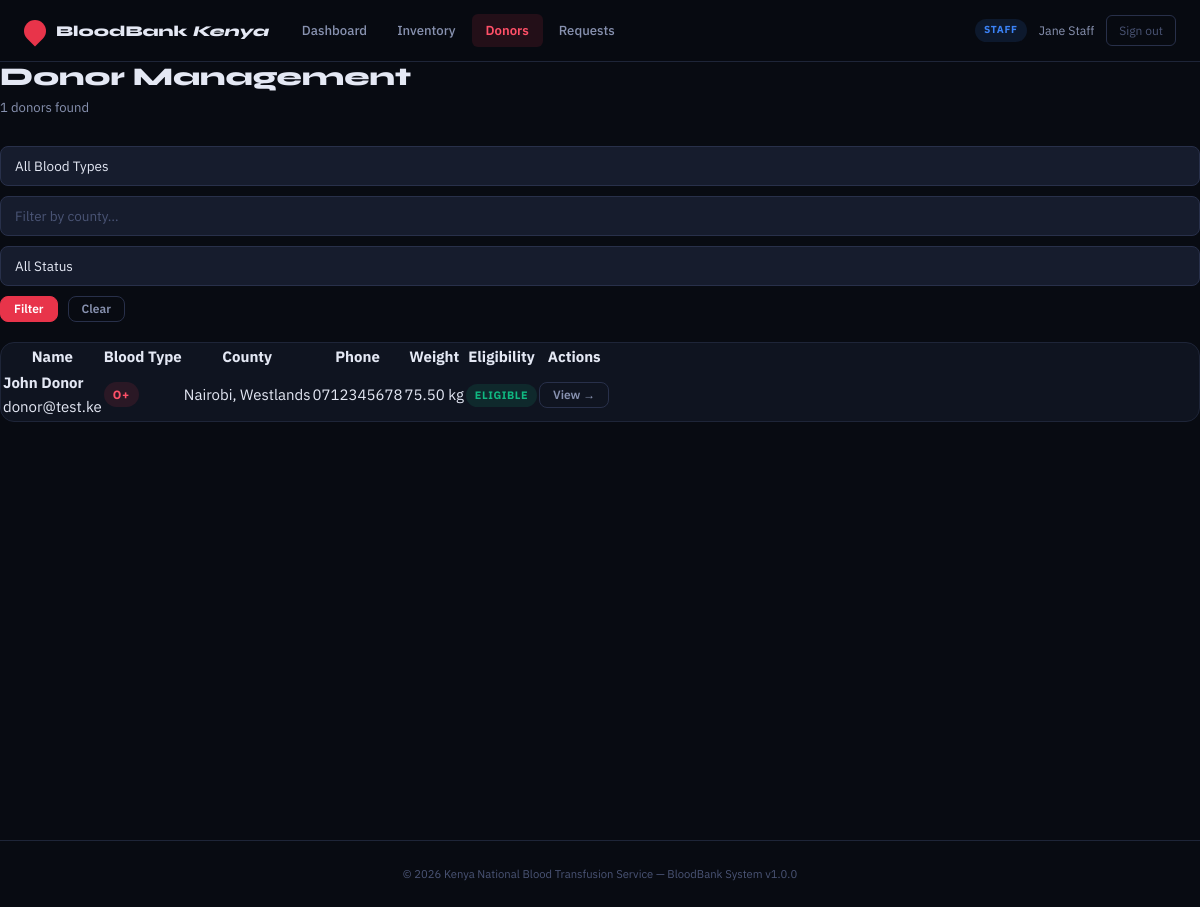
Page /staff/donors (signed in) on the committed database.
### tables this page shows
CREATE TABLE donors (
    id INT AUTO_INCREMENT PRIMARY KEY,
    user_id INT NOT NULL,
    national_id VARCHAR(20) UNIQUE NOT NULL,
    phone VARCHAR(20),
    date_of_birth DATE NOT NULL,
    gender ENUM('male', 'female', 'other') NOT NULL,
    blood_type ENUM('A+', 'A-', 'B+', 'B-', 'AB+', 'AB-', 'O+', 'O-') NOT NULL,
    weight_kg DECIMAL(5,2),
    county VARCHAR(100),
    town VARCHAR(100),
    medical_notes TEXT,
    is_eligible BOOLEAN DEFAULT TRUE,
    deferral_until DATE NULL,
    deferral_reason VARCHAR(255),
    created_at TIMESTAMP DEFAULT CURRENT_TIMESTAMP,
    updated_at TIMESTAMP DEFAULT CURRENT_TIMESTAMP ON UPDATE CURRENT_TIMESTAMP,
    FOREIGN KEY (user_id) REFERENCES users(id) ON DELETE CASCADE
);

CREATE TABLE users (
    id INT AUTO_INCREMENT PRIMARY KEY,
    name VARCHAR(255) NOT NULL,
    email VARCHAR(255) UNIQUE NOT NULL,
    password_hash VARCHAR(255) NOT NULL,
    role ENUM('donor', 'staff', 'hospital') NOT NULL,
    created_at TIMESTAMP DEFAULT CURRENT_TIMESTAMP,
    updated_at TIMESTAMP DEFAULT CURRENT_TIMESTAMP ON UPDATE CURRENT_TIMESTAMP
);

### app/controllers/StaffController.php (called while the page is built, shortened)
<?php
class StaffController
{
    private DonorModel     $donors;
    public function __construct()
    {
        $this->donors    = new DonorModel();
    }
    public function donors(array $p = []): void
    {
        $filters  = ['blood_type'=>$_GET['bt']??'','county'=>$_GET['county']??'','eligible'=>$_GET['eligible']??''];
        $donors   = $this->donors->search($filters);
        require BASE_PATH . '/app/views/staff/donors.php';
    }
}

### public/index.php (called while the page is built, shortened)
<?php
spl_autoload_register(function (string $class): void {
    $paths = [
        BASE_PATH . '/app/core/'             . $class . '.php',
        BASE_PATH . '/app/models/'       . $class . '.php',
        BASE_PATH . '/app/controllers/'  . $class . '.php',
        BASE_PATH . '/app/middleware/'   . $class . '.php',
    ];
    foreach ($paths as $path) {
        if (file_exists($path)) {
            return;
        }
    }
});
$router = new Router();
$method = $_SERVER['REQUEST_METHOD'];
$uri = parse_url($_SERVER['REQUEST_URI'], PHP_URL_PATH) ?: '/';
$uri = str_replace('/BLOODBANK-SYSTEM', '', $uri);
$uri = str_replace('/public', '', $uri);
$uri = str_replace('/index.php', '', $uri);
$router->dispatch($method, $uri);

### app/core/Database.php (called while the page is built, shortened)
<?php
class Database
{
    private static ?PDO $instance = null;
    public static function getInstance(): PDO
    {
        if (self::$instance === null) {
            $cfg = require BASE_PATH . '/app/config/database.php';
            $dsn = "mysql:host={$cfg['host']};port={$cfg['port']};dbname={$cfg['dbname']};charset={$cfg['charset']}";
            try {
                self::$instance = new PDO($dsn, $cfg['username'], $cfg['password'], $cfg['options']);
            } catch (PDOException $e) {
                error_log('DB Error: ' . $e->getMessage());
                http_response_code(500);
                die(include BASE_PATH . '/app/views/shared/500.php');
            }
        }
        return self::$instance;
    }
}

### app/models/DonorModel.php (called while the page is built, shortened)
<?php
class DonorModel
{
    private PDO $db;
    public function __construct() { $this->db = Database::getInstance(); }
    public function search(array $f): array
    {
        $where = ['1=1']; $params = [];
        $sql = 'SELECT d.*, u.name, u.email FROM donors d JOIN users u ON d.user_id=u.id WHERE '.implode(' AND ',$where).' ORDER BY u.name';
        $s = $this->db->prepare($sql);
        $s->execute($params);
        return $s->fetchAll();
    }
}

### app/views/staff/donors.php (the view, shortened to what this page needs)
<div class="page-header">
  <div><h1 class="page-title">Donor Management</h1><p class="page-sub"><?= count($donors) ?> donors found</p></div>
</div>
<form class="filter-bar" method="GET" action="<?= BASE_URL ?>/staff/donors">
  <select name="bt"><option value="">All Blood Types</option></select>
  <input type="text" name="county" placeholder="Filter by county…" value="<?= htmlspecialchars($_GET['county']??'') ?>">
  <select name="eligible"><option value="">All Status</option></select>
  <button type="submit" class="btn btn--primary btn--sm">Filter</button>
  <a href="<?= BASE_URL ?>/staff/donors" class="btn btn--ghost btn--sm">Clear</a>
</form>
<div class="card"><div class="card__body" style="padding:0;"><div class="table-wrap"><table>
  <thead><tr><th>Name</th><th>Blood Type</th><th>County</th><th>Phone</th><th>Weight</th><th>Eligibility</th><th>Actions</th></tr></thead>
  <tbody>
    <?php foreach ($donors as $d): ?>
    <tr>
      <td><strong><?= htmlspecialchars($d['name']) ?></strong><br><span class="td-muted"><?= htmlspecialchars($d['email']) ?></span></td>
      <td><span class="badge badge--blood"><?= $d['blood_type'] ?></span></td>
      <td><?= htmlspecialchars($d['county']) ?>, <?= htmlspecialchars($d['town']) ?></td>
      <td class="td-muted"><?= htmlspecialchars($d['phone']) ?></td>
      <td class="td-muted"><?= $d['weight_kg'] ?> kg</td>
      <td><?= $d['is_eligible'] ? '<span class="badge badge--green">Eligible</span>' : '<span class="badge badge--red">Deferred</span>' ?></td>
      <td><a href="<?= BASE_URL ?>/staff/donors/<?= $d['id'] ?>" class="btn btn--ghost btn--sm">View →</a></td>
    </tr>
    <?php endforeach; ?>
  </tbody>
</table></div></div></div>

### app/core/Router.php (shortened to what this page needs)
<?php
class Router
{
    private array $routes = [];
    private function add(string $method, string $path, array|callable $handler): void
    {
        $pattern = preg_replace('#:([a-zA-Z_]+)#', '(?P<$1>[^/]+)', $path);
        $this->routes[] = ['method' => $method, 'pattern' => "#^{$pattern}$#", 'handler' => $handler];
    }
    public function dispatch(string $method, string $uri): void
    {
        $uri = strtok($uri, '?');
        $uri = rtrim($uri, '/') ?: '/';
        foreach ($this->routes as $route) {
            if ($route['method'] !== $method) continue;
            if (preg_match($route['pattern'], $uri, $m)) {
                $params = array_filter($m, 'is_string', ARRAY_FILTER_USE_KEY);
                $h = $route['handler'];
                [$class, $action] = $h;
                (new $class())->$action($params);
                return;
            }
        }
    }
}

### public/assets/css/main.css (style rules this page uses)
:root { --bg: #080b12; --bg2: #0f1420; --bg3: #161c2d; --bg4: #1d2438; --border: #1e2538; --border2: #28304a; --border3: #323d5c; --text: #e4e8f4; --text2: #8892b0; --text3: #4a5475; --red: #e8344a; --red2: #ff5068; --red-soft: rgba(232,52,74,0.12); --red-glow: rgba(232,52,74,0.25); --amber: #f59e0b; --amber-soft: rgba(245,158,11,0.12); --green: #10b981; --green-soft: rgba(16,185,129,0.12); --blue: #3b82f6; --blue-soft: rgba(59,130,246,0.12); --accent: #e8344a; --accent2: #ff5068; --radius: 8px; --radius-lg: 14px; --radius-xl: 20px; --shadow: 0 2px 16px rgba(0,0,0,0.5); --shadow-lg: 0 8px 40px rgba(0,0,0,0.7); --shadow-red: 0 4px 24px rgba(232,52,74,0.2); --font-body: 'IBM Plex Sans', system-ui, sans-serif; --font-display: 'Syne', system-ui, sans-serif; --topbar-h: 62px; --sidebar-w: 240px; --transition: 0.18s ease; }
*, *::before, *::after { box-sizing: border-box; margin: 0; padding: 0; }
html { font-size: 15px; scroll-behavior: smooth; -webkit-font-smoothing: antialiased; }
body { background: var(--bg); color: var(--text); font-family: var(--font-body); line-height: 1.6; min-height: 100vh; }
a { color: var(--accent2); text-decoration: none; transition: color var(--transition); }
h1, h2, h3, h4 { font-family: var(--font-display); font-weight: 700; line-height: 1.2; color: var(--text); }
h1 { font-size: 1.9rem; }
.page-header { display: flex; align-items: flex-start; justify-content: space-between; gap: 16px; margin-bottom: 28px; }
.page-title { font-size: 1.7rem; font-weight: 800; margin-bottom: 4px; }
.page-sub { font-size: 0.875rem; color: var(--text2); }
.card { background: var(--bg2); border: 1px solid var(--border); border-radius: var(--radius-lg); overflow: hidden; margin-bottom: 20px; }
.btn { display: inline-flex; align-items: center; justify-content: center; gap: 7px; padding: 8px 18px; border-radius: var(--radius); font-family: var(--font-body); font-size: 0.875rem; font-weight: 600; cursor: pointer; border: 1.5px solid transparent; transition: all var(--transition); text-decoration: none; white-space: nowrap; line-height: 1; }
.btn--primary { background: var(--red); color: #fff; border-color: var(--red); }
.btn--ghost { background: transparent; color: var(--text2); border-color: var(--border2); }
.btn--sm { padding: 6px 13px; font-size: 0.8rem; }
input, select, textarea { background: var(--bg3); border: 1.5px solid var(--border2); color: var(--text); border-radius: var(--radius); padding: 10px 14px; font-family: var(--font-body); font-size: 0.9rem; width: 100%; outline: none; transition: border-color var(--transition), background var(--transition), box-shadow var(--transition); appearance: none; }
input::placeholder, textarea::placeholder { color: var(--text3); }
select option { background: var(--bg3); }
.badge { display: inline-flex; align-items: center; gap: 4px; padding: 3px 9px; border-radius: 20px; font-size: 0.72rem; font-weight: 700; text-transform: uppercase; letter-spacing: 0.05em; white-space: nowrap; }
.badge--green { background: var(--green-soft); color: var(--green); }
.badge--blood { background: var(--red-soft); color: var(--red2); font-size: 0.8rem; }
.table-wrap { overflow-x: auto; }
.filter-bar { display: flex; flex-wrap: wrap; gap: 10px; align-items: center; margin-bottom: 20px; }

### rows in the picture
donors: user.name "John Donor", user.email "donor@test.ke", blood_type "O+", county "Nairobi", town "Westlands", phone "0712345678", weight_kg "75.50", is_eligible "ELIGIBLE"

### other values in the picture
$label "Dashboard"
$label "Inventory"
$label "Donors"
$label "Requests"
count($donors) "1"
